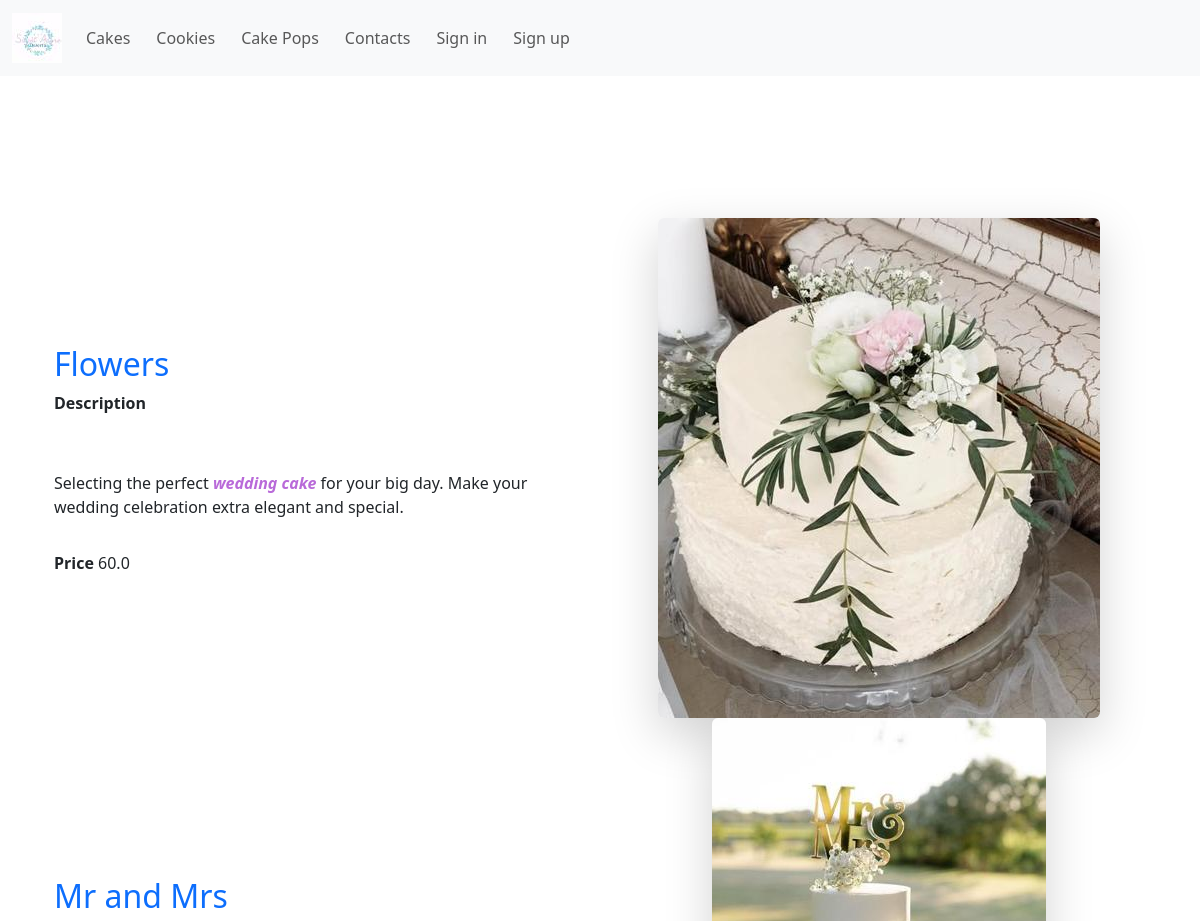
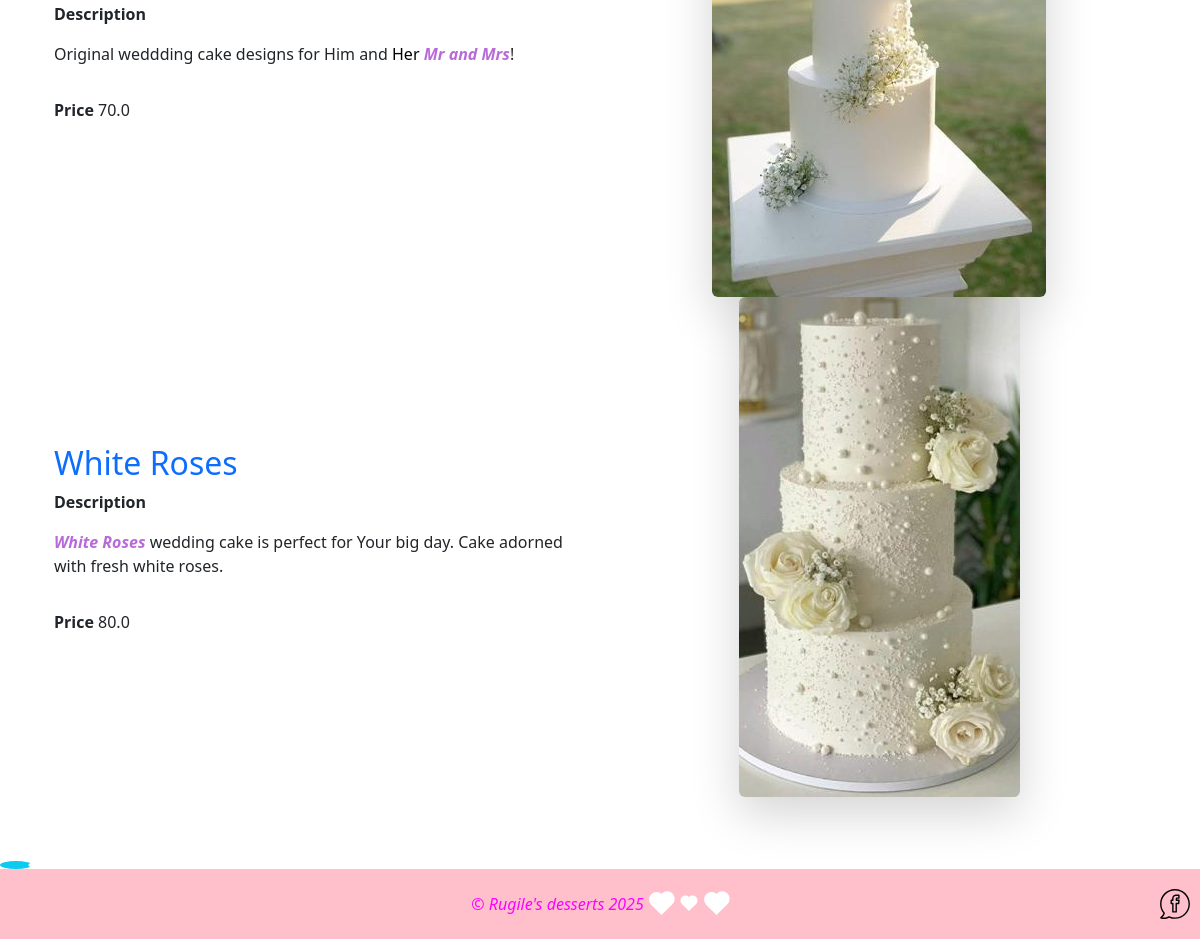
Page /cakes/1/ on the committed database (2 pictures, top to bottom).
### desserts/models.py (models this page shows, shortened)
class Product(models.Model):
    category = models.ForeignKey(
        Category, on_delete=models.CASCADE, blank=True, null=True
    )
    options = models.ManyToManyField(Option, blank=True)
    name = models.CharField(max_length=200, blank=True, null=True)
    description = HTMLField("Description", max_length=4096, default="")
    price = models.FloatField(blank=False, null=False)
    image = models.ImageField(upload_to="products", blank=True, null=True)
    class Meta:
        verbose_name = "Product"
        verbose_name_plural = "Products"

### desserts/views.py (the view)
# urls.py: path("cakes/<int:pk>/", views.CakeListView.as_view(), name="cakes"),
class CakeListView(generic.DetailView):
    template_name = "desserts/cakes.html"
    model = Option
    context_object_name = "cakes"
    def get_context_data(self, **kwargs):
        option = self.get_object()
        cakes = Product.objects.filter(options__name=option.name)
        return {
            "cakes": cakes,
        }

### desserts/templates/desserts/cakes.html (shortened to what this page needs)
{% extends "desserts/base.html" %}
{% load static %}
{% block content %}
<div class="container mt-5">
    <div class="row">
        {% for cake in cakes %}
        <div class="col-md-6 d-flex flex-column justify-content-center">
            <h2><a href="{% url 'cake_details' cake.id %}">{{ cake.name }}</a></h2>
            <p><strong>Description </strong>{{ cake.description|safe }}</p>
            <p><strong>Price </strong>{{ cake.price }}</p>
        </div>
        <div class="col-md-6 text-center">
            {% if cake.image %}
            <img src="{{ cake.image.url }}" class="img-fluid rounded shadow-lg" alt="{{ cake.name }}">
            {% else %}
            <img src="{% static 'desserts/img/default.jpg' %}" class="img-fluid rounded shadow-lg"
                 alt="No Image Available">
            {% endif %}
        </div>
        {% endfor %}
    </div>
</div>
{% endblock content %}

### desserts/static/desserts/css/main.css (style rules this page uses)
html, body { height: 100%; margin: 0; display: flex; flex-direction: column; }
a { text-decoration: none !important; }

### rows in the picture
Product: name "Flowers", description "Selecting the perfect wedding cake for your big day. Make your wedding celebration extra elegant and special.", price "60.0", image (picture)
Product: name "Mr and Mrs", description "Original weddding cake designs for Him and Her Mr and Mrs !", price "70.0", image (picture)
Product: name "White Roses", description "White Roses wedding cake is perfect for Your big day. Cake adorned with fresh white roses.", price "80.0", image (picture)
